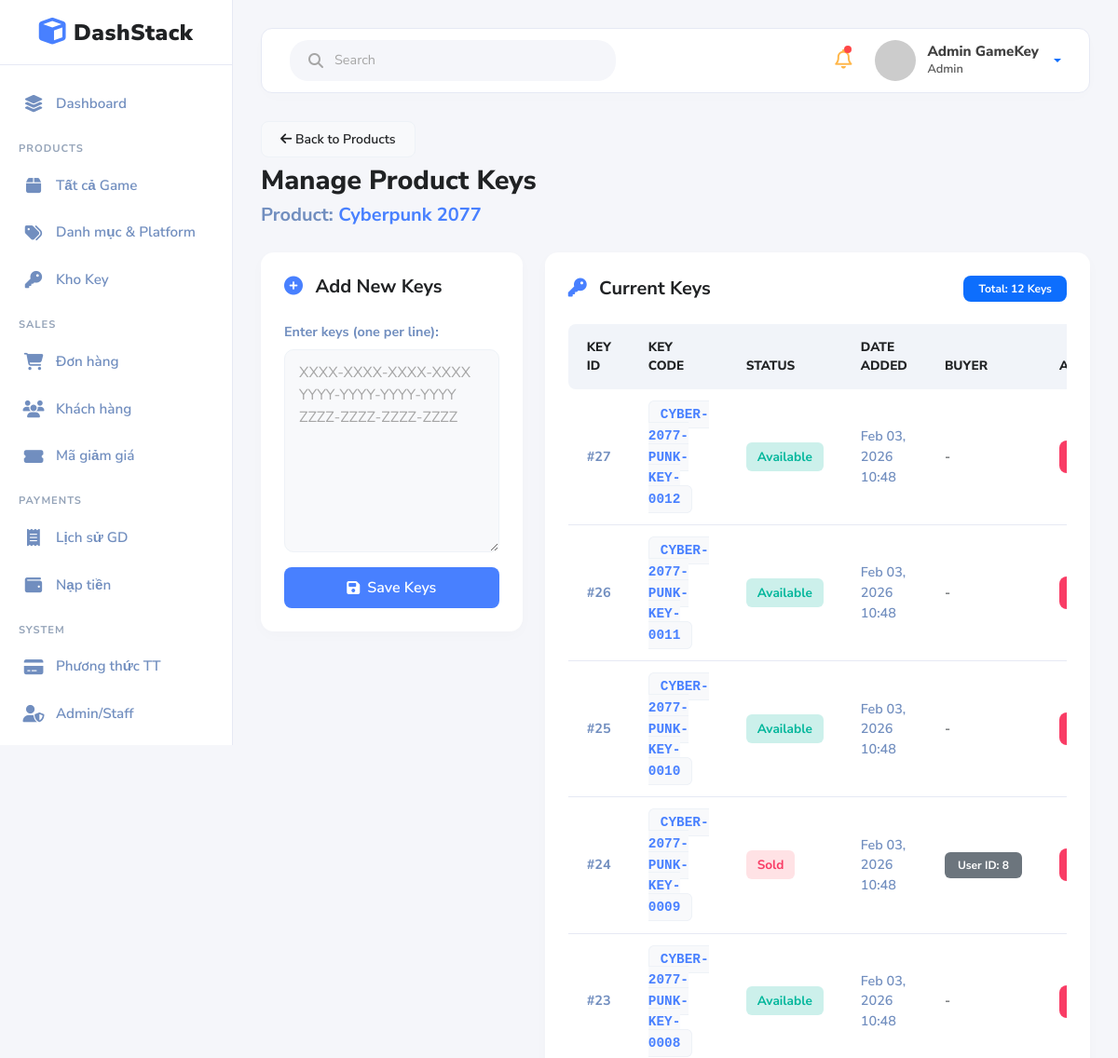
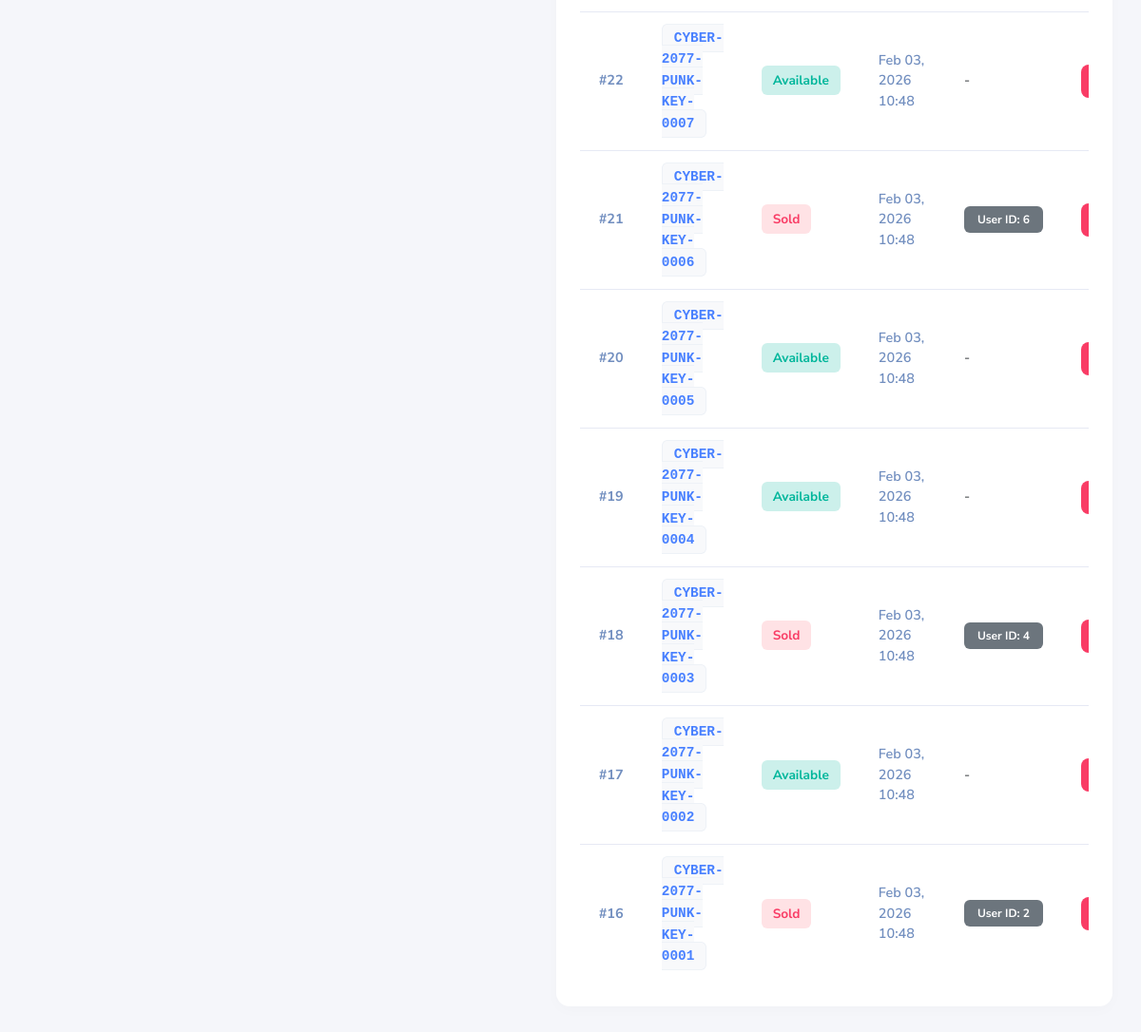
The page /admin/product_keys.php?id=2 (signed in) on the database its author committed (2 pictures, top to bottom).
### tables this page shows
CREATE TABLE `products` (
  `id` int(11) NOT NULL,
  `name` varchar(255) NOT NULL,
  `slug` varchar(255) NOT NULL,
  `description` longtext DEFAULT NULL,
  `price` decimal(10,2) NOT NULL,
  `discount_percent` int(11) DEFAULT 0,
  `image` varchar(255) DEFAULT NULL,
  `gallery_images` longtext DEFAULT NULL CHECK (json_valid(`gallery_images`)),
  `trailer_url` varchar(255) DEFAULT NULL,
  `category_id` int(11) DEFAULT NULL,
  `platform_id` int(11) DEFAULT NULL,
  `developer` varchar(100) DEFAULT NULL,
  `release_date` date DEFAULT NULL,
  `rating` decimal(3,2) DEFAULT 0.00,
  `review_count` int(11) DEFAULT 0,
  `stock_quantity` int(11) DEFAULT 0,
  `status` enum('active','inactive') DEFAULT 'active',
  `created_at` timestamp NOT NULL DEFAULT current_timestamp(),
  `updated_at` timestamp NOT NULL DEFAULT current_timestamp() ON UPDATE current_timestamp()
);

CREATE TABLE `product_keys` (
  `id` int(11) NOT NULL,
  `product_id` int(11) NOT NULL,
  `key_code` varchar(255) NOT NULL,
  `status` enum('available','sold','expired') DEFAULT 'available',
  `sold_to_user_id` int(11) DEFAULT NULL,
  `created_at` timestamp NOT NULL DEFAULT current_timestamp(),
  `sold_at` datetime DEFAULT NULL
);

### admin/product_keys.php (the view, shortened to what this page needs)
<?php
$product_id = isset($_GET['id']) ? intval($_GET['id']) : 0;
include __DIR__ . '/includes/header.php';
$product = $conn->prepare("SELECT name FROM products WHERE id=?");
$product->execute([$product_id]);
$product = $product->fetch();
$keysStmt = $conn->prepare("SELECT * FROM product_keys WHERE product_id=? ORDER BY id DESC");
$keysStmt->execute([$product_id]);
$keys = $keysStmt->fetchAll();
?>
<div class="page-header mt-4">
    <div>
        <a href="products.php" class="btn btn-back btn-sm mb-2"><i class="fas fa-arrow-left"></i> Back to Products</a>
        <h2 class="page-title">Manage Product Keys</h2>
        <div class="text-gray mt-1 fw-bold fs-5">Product: <span class="product-name-highlight"><?= htmlspecialchars($product['name']) ?></span></div>
    </div>
</div>
<div class="row">
    <div class="col-lg-4">
        <div class="content-card mb-4 mb-lg-0">
            <h5 class="fw-bold text-dark mb-4"><i class="fas fa-plus-circle text-primary me-2"></i> Add New Keys</h5>
            <form method="POST">
                <div class="mb-3">
                    <label class="form-label text-gray">Enter keys (one per line):</label>
                    <textarea name="keys" class="form-control" rows="8" placeholder="XXXX-XXXX-XXXX-XXXX&#10;YYYY-YYYY-YYYY-YYYY&#10;ZZZZ-ZZZZ-ZZZZ-ZZZZ"></textarea>
                </div>
                <button type="submit" class="btn btn-primary w-100 justify-content-center">
                    <i class="fas fa-save"></i> Save Keys
                </button>
            </form>
        </div>
    </div>
    <div class="col-lg-8">
        <div class="content-card">
            <div class="d-flex justify-content-between align-items-center mb-4">
                <h5 class="fw-bold text-dark mb-0"><i class="fas fa-key text-primary me-2"></i> Current Keys</h5>
                <span class="badge bg-primary text-white p-2 px-3 fw-bold rounded-3 h6 mb-0">Total: <?= count($keys) ?> Keys</span>
            </div>
            <div class="table-responsive">
                <table class="table table-hover">
                    <thead>
                        <tr>
                            <th>Key ID</th>
                            <th>Key Code</th>
                            <th>Status</th>
                            <th>Date Added</th>
                            <th>Buyer</th>
                            <th>Action</th>
                        </tr>
                    </thead>
                    <tbody>
                        <?php if (empty($keys)): ?>
                        <tr>
                            <td colspan="6" class="text-center py-5">
                                <i class="fas fa-box-open fa-3x mb-3 text-gray"></i>
                                <p class="text-gray fw-bold fs-5 mb-0">No keys have been added yet</p>
                            </td>
                        </tr>
                        <?php else: ?>
                            <?php foreach ($keys as $k): ?>
                            <tr>
                                <td class="fw-bold text-gray">#<?= htmlspecialchars($k['id']) ?></td>
                                <td><span class="key-code"><?= htmlspecialchars($k['key_code']) ?></span></td>
                                <td>
                                    <?php if ($k['status'] === 'available'): ?>
                                        <span class="status-badge status-available">Available</span>
                                    <?php else: ?>
                                        <span class="status-badge status-sold">Sold</span>
                                    <?php endif; ?>
                                </td>
                                <td class="text-gray fw-semibold fs-7"><?= isset($k['created_at']) ? htmlspecialchars(date('M d, Y H:i', strtotime($k['created_at']))) : '-' ?></td>
                                <td>
                                    <?php if ($k['sold_to_user_id']): ?>
                                        <span class="badge bg-secondary text-white">User ID: <?= htmlspecialchars($k['sold_to_user_id']) ?></span>
                                    <?php else: ?>
                                        <span class="text-muted">-</span>
                                    <?php endif; ?>
                                </td>
                                <td>
                                    <a href="?id=<?= $product_id ?>&delete_key=<?= htmlspecialchars($k['id']) ?>" onclick="return confirm('Are you sure you want to delete this key?')" class="action-btn btn-delete" title="Delete Key">
                                    </a>
                                </td>
                            </tr>
                            <?php endforeach; ?>
                        <?php endif; ?>
                    </tbody>
                </table>
            </div>
        </div>
    </div>
</div>
<?php include __DIR__ . '/includes/footer.php'; ?>

### admin/includes/header.php (style rules this page uses)
:root { --bg-body: #F5F6FA; --bg-surface: #FFFFFF; --primary: #4880FF; --text-dark: #202224; --text-gray: #718EBF; --border-color: #E6E9F4; --success-bg: #CCF0EB; --success-text: #00B69B; --warning-bg: #FFE2E5; --warning-text: #F93C65; --pending-bg: #E2E5FF; --pending-text: #6226EF; --info-bg: #FFF4DE; --info-text: #FF947A; }
body { font-family: 'Nunito Sans', sans-serif; background-color: var(--bg-body); color: var(--text-dark); margin: 0; padding: 0; overflow-x: hidden; min-height: 100vh; }
.page-title { font-size: 1.8rem; font-weight: 800; color: var(--text-dark); margin-bottom: 25px; }
.table { margin-bottom: 0; color: var(--text-dark); }
.table thead th { background: #F1F4F9; color: var(--text-dark); font-weight: 800; border-bottom: none; padding: 15px 20px; font-size: 0.85rem; text-transform: uppercase; }
.table thead th:first-child { border-top-left-radius: 8px; border-bottom-left-radius: 8px; }
.table thead th:last-child { border-top-right-radius: 8px; border-bottom-right-radius: 8px; }
.table tbody tr { transition: all 0.2s; border-bottom: 1px solid var(--border-color); border-top: none; }
.table tbody tr:last-child { border-bottom: none; }
.table tbody td { padding: 16px 20px; vertical-align: middle; color: var(--text-dark); font-weight: 600; font-size: 0.9rem; border: none; }
.table-responsive { overflow-x: auto; }
.badge { padding: 8px 14px; border-radius: 6px; font-weight: 700; font-size: 0.75rem; }
.btn { font-weight: 700; border-radius: 8px; padding: 8px 20px; transition: 0.3s; }
.btn-primary { background: var(--primary); border: none; }
.form-control, .form-select { background: #F5F6FA; border: 1px solid var(--border-color); padding: 12px 15px; border-radius: 8px; color: var(--text-dark); font-weight: 600; }
.form-label { font-weight: 800; font-size: 0.9rem; color: var(--text-dark); margin-bottom: 8px; }
.text-gray { color: var(--text-gray) !important; font-weight: 600; }
.text-primary { color: var(--primary) !important; }
.text-dark { color: var(--text-dark) !important; }
.form-control::placeholder { color: #A6A6A6; font-weight: 400; }

### admin/product_keys.php (style rules this page uses)
.page-header { display: flex; justify-content: space-between; align-items: center; margin-bottom: 25px; }
.page-title { font-size: 1.8rem; font-weight: 800; color: var(--text-dark); margin: 0; }
.product-name-highlight { color: var(--primary); }
.content-card { background: var(--bg-surface); border-radius: 14px; padding: 25px; margin-bottom: 30px; box-shadow: 0 4px 15px rgba(0, 0, 0, 0.02); }
.form-label { font-weight: 700; color: var(--text-dark); }
.form-control { background: #F8F9FB; border: 1px solid #EEF2F7; border-radius: 10px; padding: 12px 15px; }
.btn-primary { display: inline-flex; align-items: center; gap: 8px; font-weight: 600; padding: 10px 20px; }
.btn-back { background: #F8F9FB; color: var(--text-dark); border: 1px solid #EEF2F7; font-weight: 600; }
.key-code { background: #F8F9FB; padding: 6px 12px; border-radius: 6px; font-family: monospace; font-weight: 700; color: var(--primary); border: 1px solid #EEF2F7; }
.status-badge { padding: 6px 12px; border-radius: 6px; font-weight: 700; font-size: 0.85rem; }
.status-available { background: var(--success-bg); color: var(--success-text); }
.status-sold { background: var(--warning-bg); color: var(--warning-text); }
.action-btn { width: 35px; height: 35px; display: inline-flex; align-items: center; justify-content: center; border-radius: 8px; color: white; text-decoration: none; transition: 0.2s; border: none; }
.btn-delete { background: #F93C65; }

### rows shown on the page
products: name "Cyberpunk 2077"
product_keys: id "27", key_code "CYBER-2077-PUNK-KEY-0012", status "Available", created_at "Feb 03, 2026 10:48"
product_keys: id "26", key_code "CYBER-2077-PUNK-KEY-0011", status "Available", created_at "Feb 03, 2026 10:48"
product_keys: id "25", key_code "CYBER-2077-PUNK-KEY-0010", status "Available", created_at "Feb 03, 2026 10:48"
product_keys: id "24", key_code "CYBER-2077-PUNK-KEY-0009", status "Sold", created_at "Feb 03, 2026 10:48", sold_to_user "8"
product_keys: id "23", key_code "CYBER-2077-PUNK-KEY-0008", status "Available", created_at "Feb 03, 2026 10:48"
product_keys: id "22", key_code "CYBER-2077-PUNK-KEY-0007", status "Available", created_at "Feb 03, 2026 10:48"
product_keys: id "21", key_code "CYBER-2077-PUNK-KEY-0006", status "Sold", created_at "Feb 03, 2026 10:48", sold_to_user "6"
product_keys: id "20", key_code "CYBER-2077-PUNK-KEY-0005", status "Available", created_at "Feb 03, 2026 10:48"
product_keys: id "19", key_code "CYBER-2077-PUNK-KEY-0004", status "Available", created_at "Feb 03, 2026 10:48"
product_keys: id "18", key_code "CYBER-2077-PUNK-KEY-0003", status "Sold", created_at "Feb 03, 2026 10:48", sold_to_user "4"
product_keys: id "17", key_code "CYBER-2077-PUNK-KEY-0002", status "Available", created_at "Feb 03, 2026 10:48"
product_keys: id "16", key_code "CYBER-2077-PUNK-KEY-0001", status "Sold", created_at "Feb 03, 2026 10:48", sold_to_user "2"

### other values the page prints
$adminDisplayName "Admin GameKey"
count($keys) "12"
